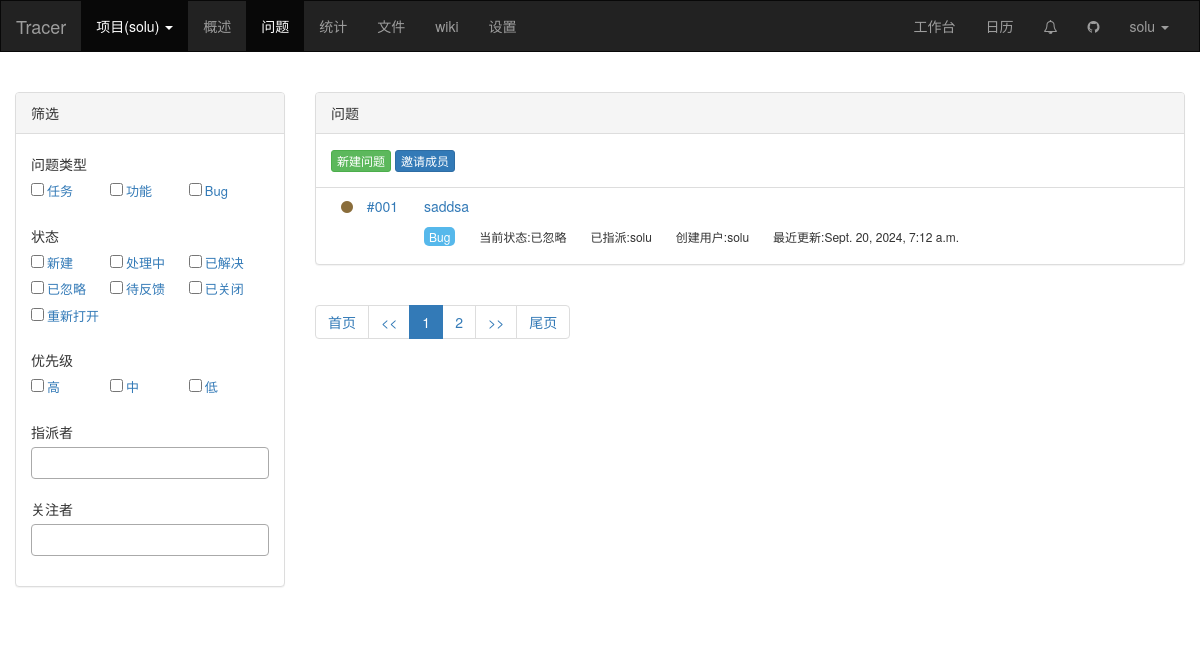
Screenshot of /manage/6/issues/ (signed in) with the database file from the repository.
### web/models.py (models this page shows, shortened)
class Project(models.Model):
    color_choices = (
        (1, "#56b8eb"),
        (2, "#f28033"),
        (3, "#ebc656"),
        (4, "#a2d148"),
        (5, "#20BFA4"),
        (6, "#7461c2"),
        (7, "#20bfa3")
    )
    name = models.CharField(verbose_name="项目名",max_length=32)
    color = models.SmallIntegerField(verbose_name="颜色",choices=color_choices,default=1)
    desc = models.CharField(verbose_name="项目描述",max_length=255,null=True,blank=True)
    use_space = models.IntegerField(verbose_name="已使用空间",default=0)
    star = models.BooleanField(verbose_name="星标",default=False)
    join_count = models.SmallIntegerField(verbose_name="参与人数",default=1)
    creator = models.ForeignKey(verbose_name="创建者",to="UserInfo",on_delete=models.CASCADE)
    create_datetime = models.DateTimeField(verbose_name="创建时间",auto_now_add=True)
    bucket = models.CharField(verbose_name="cos桶",max_length=128)
    region = models.CharField(verbose_name="cos区域",max_length=32)

class UserInfo(models.Model):
    username = models.CharField(verbose_name="用户名", max_length=32)
    password = models.CharField(verbose_name="密码", max_length=32)
    email = models.EmailField(verbose_name="邮箱", max_length=32)
    mobile_phone = models.CharField(verbose_name="手机号", max_length=32)

class Issues(models.Model):
    project = models.ForeignKey(verbose_name="项目", to="Project", on_delete=models.CASCADE)
    issues_type = models.ForeignKey(verbose_name="问题类型", to="IssuesType", on_delete=models.CASCADE)
    module = models.ForeignKey(verbose_name="模块", to="Module", on_delete=models.CASCADE,null=True,blank=True)
    subject = models.CharField(verbose_name="主题", max_length=80)
    desc = models.TextField(verbose_name="问题描述")
    priority_choices = (
        ("danger", "高"),
        ("warning", "中"),
        ("success", "低")
    )
    priority = models.CharField(verbose_name="优先级", choices=priority_choices, max_length=12, default="danger")
    status_choices = (
        (1, "新建"),
        (2, "处理中"),
        (3, "已解决"),
        (4, "已忽略"),
        (5, "待反馈"),
        (6, "已关闭"),
        (7, "重新打开"),
    )
    status = models.SmallIntegerField(verbose_name="状态",choices=status_choices,default=1)
    assign = models.ForeignKey(verbose_name="指派", to="UserInfo", on_delete=models.CASCADE, null=True,blank=True, related_name="task")
    attention = models.ManyToManyField(verbose_name="关注者", to="UserInfo", blank=True, related_name="observe")
    start_date = models.DateTimeField(verbose_name="开始时间", null=True,blank=True)
    end_date = models.DateTimeField(verbose_name="结束时间", null=True,blank=True)
    mode_choices = (
        (1, "公开模式"),
        (2, "隐私模式")
    )
    mode = models.SmallIntegerField(verbose_name="模式", choices=mode_choices, default=1)
    parent = models.ForeignKey(verbose_name="父问题", to="self", on_delete=models.SET_NULL, null=True,blank=True, related_name="child")
    creator = models.ForeignKey(verbose_name="创建者", to="UserInfo", on_delete=models.CASCADE, related_name="create_problems")
    create_datetime = models.DateTimeField(verbose_name="创建时间", auto_now_add=True)
    latest_update_datetime = models.DateTimeField(verbose_name="最后更新时间", auto_now=True)

class IssuesType(models.Model):
    INIT_ISSUES_TYPE = ["任务", "功能", "Bug"]
    project = models.ForeignKey(verbose_name="项目", to="Project",on_delete=models.CASCADE)
    title = models.CharField(verbose_name="问题类型", max_length=32)

### web/views/issues.py (the view, shortened to what this page needs)
# urls.py: re_path(r'^issues/detail/(?P<issues_id>\d+)/$', issues.issues_detail, name='issues_detail'),
def issues(request,project_id):
    if request.method == "GET":
        allow_filter_list = ["status", "issues_type", "priority", "assign", "attention"]
        condition = {}
        for name in allow_filter_list:
            value_list = request.GET.getlist(name)
            if not value_list:
                continue
            condition["{}__in".format(name)] = value_list
        form = IssuesModelForm(request)
        queryset = models.Issues.objects.filter(project_id=project_id).filter(**condition)
        page_obj = Pagination(request,queryset,page_size=1)
        page_obj.html()
        project_issues_type = tuple(models.IssuesType.objects.filter(project_id=project_id).values_list("id","title"))
        total_project_user = [(request.tracer.project.creator_id, request.tracer.project.creator.username)]
        join_user = models.ProjectUser.objects.filter(project_id=project_id).values_list("user_id","user__username")
        total_project_user.extend(join_user)
        invite_form = IssuesInviteModelForm()
        context = {
            "form": form,
            "issues_list": page_obj.page_queryset,
            "page_string": page_obj.page_string,
            "invite_form": invite_form,
            "filter_list": [
                {"title": "问题类型", "filter": CheckFilter(request,"issues_type",project_issues_type)},
                {"title": "状态", "filter": CheckFilter(request,"status",models.Issues.status_choices)},
                {"title": "优先级", "filter": CheckFilter(request, "priority", models.Issues.priority_choices)},
                {"title": "指派者", "filter": SelectFilter(request, "assign", total_project_user)},
                {"title": "关注者", "filter": SelectFilter(request, "attention", total_project_user)},
            ]
        }
        return render(request, 'issues.html', context)

### web/forms/issues.py
class IssuesInviteModelForm(BootstrapModelForm):
    class Meta:
        model = models.ProjectInvite
        fields = ["period","count"]

### web/templatetags/issues.py (called while the page is built)
@register.simple_tag
def issues_id(num):
    if num < 100:
        num = str(num).rjust(3,"0")
    return "#{}".format(num)

### web/templatetags/project.py (called while the page is built)
@register.inclusion_tag("inclusion/all_project_list.html")
def all_project_list(request):
    my = models.Project.objects.filter(creator=request.tracer.user)
    join = models.ProjectUser.objects.filter(user=request.tracer.user)
    return ({"my": my, "join": join,"request": request})

@register.inclusion_tag("inclusion/manage_menu_list.html")
def manage_menu_list(request):
    data_list = [
        {"url": reverse("dashboard",kwargs={"project_id":request.tracer.project.id}) ,"title":'概述'},
        {"url": reverse("issues", kwargs={"project_id": request.tracer.project.id}), "title": '问题'},
        {"url": reverse("statistics", kwargs={"project_id": request.tracer.project.id}), "title": '统计'},
        {"url": reverse("file", kwargs={"project_id": request.tracer.project.id}), "title": '文件'},
        {"url": reverse("wiki", kwargs={"project_id": request.tracer.project.id}), "title": 'wiki'},
        {"url": reverse("setting", kwargs={"project_id": request.tracer.project.id}), "title": '设置'},
    ]
    for item in data_list:
        if request.path_info == item["url"]:
            item["class"] = "active"
    return ({"data_list":data_list})

### web/views/issues.py (called while the page is built)
    def __iter__(self):
        for k,v in self.data_list:
            ck = ""
            value_list = self.request.GET.getlist(self.name)
            if str(k) in value_list:
                ck = "checked"
                value_list.remove(str(k))
            else:
                value_list.append(str(k))
            query_dict = self.request.GET.copy()
            query_dict.mutable = True
            query_dict.setlist(self.name,value_list)
            if "page" in query_dict:
                query_dict.pop("page")
            url = "{}?{}".format(self.request.path_info,query_dict.urlencode())
            tpl = '<a class="cell" href="{url}"><input type="checkbox" {ck}/><label>{v}</label></a>'
            html = tpl.format(ck=ck,v=v,url=url)
            yield mark_safe(html)

### web/templates/issues.html (shortened to what this page needs)
{% extends "layout/manage.html" %}
{% load static %}
{% load issues %}
{% block css %}
    <link rel="stylesheet" href="{% static 'plugin/editor-md/css/editormd.min.css' %}">
    <link rel="stylesheet" href="{% static 'plugin/bootstrap-datapicker/css/bootstrap-datepicker.min.css' %}">
    <link rel="stylesheet" href="{% static 'plugin/bootstrap-select/css/bootstrap-select.min.css' %}">
    <link rel="stylesheet" href="{% static 'plugin/select2/css/select2.min.css' %}">
    <link rel="stylesheet" href="{% static 'css/account.css' %}">
{% endblock %}
{% block content %}
    <div class="container-fluid clearfix" style="padding: 20px 0">
        <div class="col-sm-3">
            <div class="panel panel-default">
                <div class="panel-heading">
                    筛选
                </div>
                <div class="panel-body filter-area">
                    {% for row in filter_list %}
                        <div class="item">
                            <div class="title">{{ row.title }}</div>
                            <div class="check-list">
                                {% for item in row.filter %}
                                {{ item }}
                                {% endfor %}
                            </div>
                        </div>
                    {% endfor %}
                </div>
            </div>
        </div>
        <div class="col-sm-9">
            <div class="panel panel-default">
                <div class="panel-heading">
                    问题
                </div>
                <div class="panel-body">
                    <a id="btnAddIssue" class="btn btn-success btn-xs" data-toggle="modal" data-target="#addModal">新建问题</a>
                    <a id="btnInviteUser" class="btn btn-primary btn-xs" data-toggle="modal" data-target="#inviteModal">邀请成员</a>
                </div>
                <table class="table">
                    <tbody class="issues-list">
                        {% for filed in issues_list %}
                            <tr>
                            <td class="number">
                                <i class="fa fa-circle text-{{ filed.priority }}"></i>
                                <a target="_blank" href="{% url 'issues_detail' project_id=request.tracer.project.id issues_id=filed.id %}">{% issues_id filed.id %}</a>
                            </td>
                            <td class="issue">
                                <div>
                                    <a target="_blank" href="{% url 'issues_detail' project_id=request.tracer.project.id issues_id=filed.id %}">{{ filed.subject }}</a>
                                </div>
                                <div class="tags">
                                    <span class="type" style="background-color: #56b8eb">{{ filed.issues_type.title }}</span>
                                    <span>当前状态:{{ filed.get_status_display }}</span>
                                    {% if filed.assign.username %}
                                        <span>已指派:{{ filed.assign.username }}</span>
                                    {% endif %}
                                    <span>创建用户:{{ filed.creator.username }}</span>
                                    <span>最近更新:{{ filed.latest_update_datetime }}</span>
                                </div>
                            </td>
                        </tr>
                        {% endfor %}
                    </tbody>
                </table>
            </div>
            <div>
                <ul class="pagination">
                    {{ page_string }}
                </ul>
            </div>
        </div>
    </div>
{% endblock %}

### web/templates/layout/manage.html (shortened to what this page needs)
{% load static %}
{% load project %}
<!DOCTYPE html>
<html lang="en">
<head>
    <link rel="stylesheet" href="{% static 'plugin/bootstrap-3.4.1/css/bootstrap.min.css' %}">
    <link rel="stylesheet" href="{% static 'plugin/font-awesome-4.7.0/css/font-awesome.min.css' %}">
    {% block css %}{% endblock %}
</head>
<body>
    <nav class="navbar navbar-inverse">
      <div class="container-fluid">
        <div class="navbar-header">
          <a class="navbar-brand" href="{% url 'index' %}">Tracer</a>
        </div>
        <div class="collapse navbar-collapse" id="bs-example-navbar-collapse-1">
            <ul class="nav navbar-nav">
            {% all_project_list request %}
            {% if request.tracer.project %}
            {% manage_menu_list request %}
            {% endif %}
            </ul>
          <ul class="nav navbar-nav navbar-right">
              <li><a href="#">工作台</a></li>
              <li><a href="#">日历</a></li>
              <li><a href="#"><i class=" fa fa-bell-o js-copy"></i></a></li>
              <li><a href="#"><i class=" fa fa-github js-copy"></i></a></li>
            <li class="dropdown">
              <a href="#" class="dropdown-toggle" data-toggle="dropdown" role="button" aria-haspopup="true"
                 aria-expanded="false">{{ request.tracer.user.username }} <span class="caret"></span></a>
            </li>
          </ul>
        </div>
      </div>
    </nav>
    {% block content %}{% endblock %}
</body>
</html>

### web/templates/inclusion/all_project_list.html (shortened to what this page needs)
    <li class="dropdown active">
      <a href="#" class="dropdown-toggle" data-toggle="dropdown" role="button"
         aria-haspopup="true" aria-expanded="false" >项目{% if request.tracer.project %}({{ request.tracer.project.name }}){% endif %} <span class="caret"></span></a>
    </li>

### web/templates/layout/manage.html (style rules this page uses)
.navbar-inverse { border-radius: 0; }

### web/templates/issues.html (style rules this page uses)
.issues-list .number { width: 100px; text-align: right; }
.issues-list .number a { font-weight: 500; padding: 0 10px; }
.issues-list .issue .tags { padding: 10px 0; }
.issues-list .issue .tags span { margin-right: 20px; display: inline-block; font-size: 12px; }
.issues-list .issue .tags .type { color: white; padding: 1px 5px; border-radius: 5px; }
.filter-area .item { margin-bottom: 15px; }
.filter-area .item .title { padding: 5px 0; }
.filter-area .item .check-list a { display: inline-block; text-decoration: none; min-width: 65px; }
.filter-area .item .check-list label { font-weight: 200; font-size: 13px; margin-left: 3px; }
.filter-area .item .check-list .cell { margin-right: 10px; }

### rows the page displays
Project: tracer.project.name "solu"
UserInfo: tracer.user.username "solu"
Issues: id "#001", subject "saddsa", issues_type "Bug", status "已忽略", assign.username "solu", creator.username "solu", latest_update_datetime "Sept. 20, 2024, 7:12 a.m."

### other values shown
{{ item.title }} "概述" "问题" "统计" "文件" "wiki" "设置"
{{ row.title }} "问题类型" "状态" "优先级" "指派者" "关注者"
{{ page_string }} "首页 << 1 2 >> 尾页"
